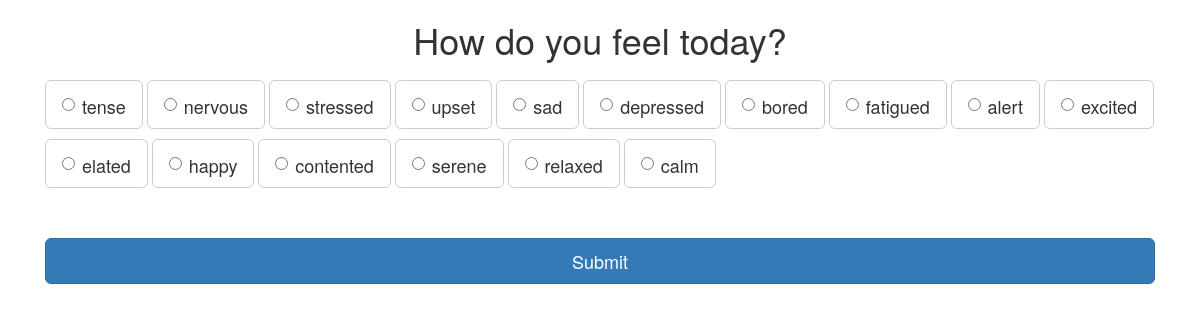
The page /bootstrap/mood-meter.php on the database its author committed.
### tables this page shows
CREATE TABLE IF NOT EXISTS mood
(
moodId bigint AUTO_INCREMENT,
name varchar(20),
pictureMoodDirectory varchar(40),
primary key	(moodId)
);

### bootstrap/mood-meter.php (the view, shortened to what this page needs)
<?php 	include 'connect.php'; ?>
<!DOCTYPE html>
<html lang="en">
<head>
    <link href="css/bootstrap.css" rel="stylesheet">
</head>
<body>
    <div id="index" class="container">
        <div class="col-md-12">
            <h1 class="text-center">How do you feel today?</h1>
		   		<form role="form" action="upload_feeling.php" method="post">
				 <div class="radio">
				 <?php
					$sql = "Select name FROM mood;";
					$result = $conn->query($sql);
					while($row = $result->fetch_assoc())
					{
						echo "
                          <div class='btn btn-default btn-lg btn-padding'>
                        <label class='radio-inline'><input type='radio' required name='mood' value=".$row["name"].">".$row["name"]."</label></div>";
					}
				 ?>
				  </div>
                    <br/><br/>
				  <button type="submit" class="btn btn-default btn-lg btn-block btn-primary">Submit</button>
			</form>
        </div>
    </div>
</body>
</html>

### rows shown on the page
mood: name "tense"
mood: name "nervous"
mood: name "stressed"
mood: name "upset"
mood: name "sad"
mood: name "depressed"
mood: name "bored"
mood: name "fatigued"
mood: name "alert"
mood: name "excited"
mood: name "elated"
mood: name "happy"
mood: name "contented"
mood: name "serene"
mood: name "relaxed"
mood: name "calm"
